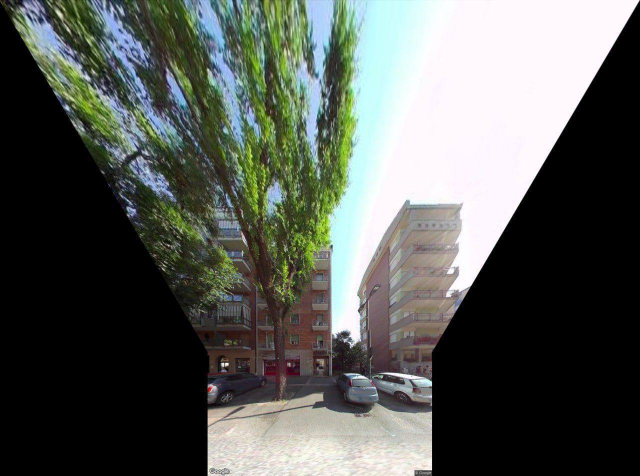
#> input picture examples/0_input.jpg, 1280 x 951 px (shown at 1/2 size)
$ python step3_calculate.py examples/0_input.jpg examples/1_cleaned.png examples/1_cleaned.png out.png
#> lines starting #> are read from the running program, lines starting #| are printed output that depends on the picture; after the words box and inside, x2 and y2 are one past the last pixel; in counts of white or black regions, pixels touching at a corner belong together
"""
Step 3: Calculate window-to-facade area ratio from the masks.
Uses the difference between original and windows-mask to detect red overlay,
and uses blue-channel dominance for facade detection.
"""
import sys
import numpy as np
from PIL import Image, ImageDraw, ImageFont


def calculate_ratio(cleaned_path: str, windows_mask_path: str, facade_mask_path: str, output_dir: str = "."):
    """Calculate window-to-facade ratio from masks."""
#> called with cleaned_path = 'examples/0_input.jpg', windows_mask_path = 'examples/1_cleaned.png', facade_mask_path = 'examples/1_cleaned.png', output_dir = 'out.png'

    orig = np.array(Image.open(cleaned_path).convert("RGB"))
#> orig is the input picture: shape (951, 1280, 3); mean R, G, B 87.7, 91.6, 86.6
    windows_img = np.array(Image.open(windows_mask_path).convert("RGB")).astype(int)
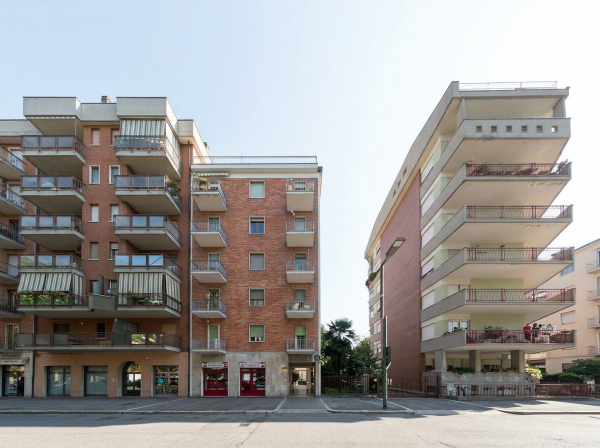
#> input picture examples/1_cleaned.png, 1200 x 896 px (shown at 1/2 size)
    facade_img = np.array(Image.open(facade_mask_path).convert("RGB")).astype(int)

    # ── Detect window pixels ────────────────────────────────
    # Red-dominant non-black pixels on the windows mask
    window_mask = (
        (windows_img[:, :, 0] > 80) &                          # Red channel significant
        (windows_img[:, :, 0] > windows_img[:, :, 1] + 30) &   # Red > Green
        (windows_img[:, :, 0] > windows_img[:, :, 2] + 30)     # Red > Blue
    )
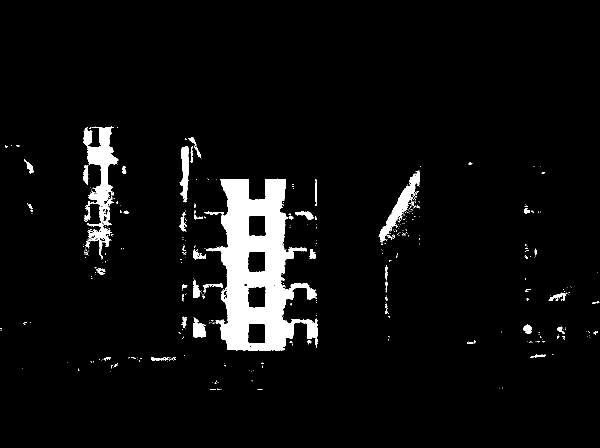
#> window_mask: shape (896, 1200) bool (shown at 1/2 size); 5.1% white; 403 white regions (350 under 20 px), largest, box (x1, y1, x2, y2) and area: (408, 357, 635, 702) 37161, (167, 253, 237, 518) 7042, (757, 341, 840, 485) 2626
    window_pixels = int(np.sum(window_mask))
#> window_pixels = 54620

    # ── Detect facade pixels ────────────────────────────────
    # Blue-dominant non-black pixels on the facade mask (Gemini uses various blue shades)
    facade_mask = (
        (facade_img[:, :, 2] > 60) &                           # Blue channel significant
        (facade_img[:, :, 2] > facade_img[:, :, 0] + 15) &     # Blue > Red
        # Allow cyan/light blue (G can be close to B)
        ((facade_img[:, :, 2] > facade_img[:, :, 1]) |
         (facade_img[:, :, 1] > 60))                            # Or green is also bright (cyan)
    )
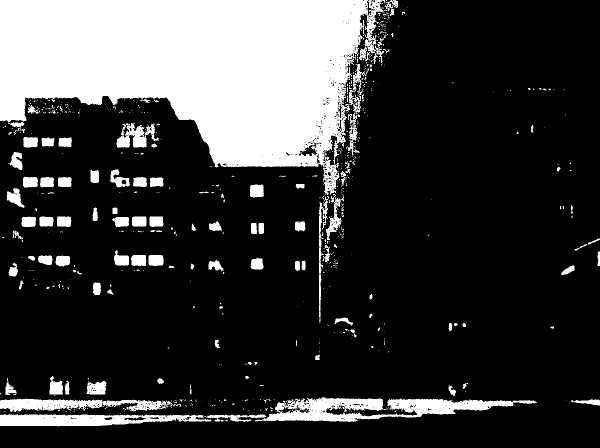
#> facade_mask: shape (896, 1200) bool (shown at 1/2 size); 22.6% white; 815 white regions (688 under 20 px), largest, box (x1, y1, x2, y2) and area: (0, 0, 771, 391) 184109, (510, 794, 1074, 844) 13127, (0, 828, 423, 853) 7170
    # Exclude any reddish pixels (shouldn't be in facade mask but just in case)
    facade_mask = facade_mask & ~(windows_img[:, :, 0] > 150)
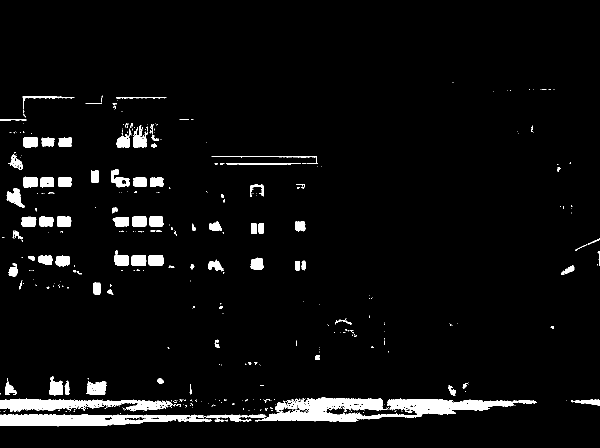
#> facade_mask: shape (896, 1200) bool (shown at 1/2 size); 4.7% white; 428 white regions (334 under 20 px), largest, box (x1, y1, x2, y2) and area: (510, 794, 1074, 844) 12930, (0, 828, 423, 853) 7170, (0, 797, 344, 824) 5288
    facade_pixels = int(np.sum(facade_mask))
#> facade_pixels = 50111

    total_pixels = orig.shape[0] * orig.shape[1]
#> total_pixels = 1217280

    # ── Print results ───────────────────────────────────────
    print(f"\n{'='*50}")
    print(f"  BUILDING ANALYSIS RESULTS")
    print(f"{'='*50}")
    print(f"  Image size:      {orig.shape[1]} x {orig.shape[0]}")
#|   Image size:      1280 x 951
    print(f"  Total pixels:    {total_pixels:>12,}")
#|   Total pixels:       1,217,280
    print(f"  Facade pixels:   {facade_pixels:>12,} ({facade_pixels/total_pixels:.1%} of image)")
#|   Facade pixels:         50,111 (4.1% of image)
    print(f"  Window pixels:   {window_pixels:>12,} ({window_pixels/total_pixels:.1%} of image)")
#|   Window pixels:         54,620 (4.5% of image)
    print(f"{'='*50}")

    if facade_pixels > 0:
        ratio = window_pixels / facade_pixels
#> ratio = 1.09
        wall_pixels = facade_pixels - window_pixels
#> wall_pixels = -4509
        print(f"  WINDOW / FACADE: {ratio:.1%}")
#|   WINDOW / FACADE: 109.0%
        print(f"  WALL / FACADE:   {1-ratio:.1%}")
#|   WALL / FACADE:   -9.0%
        print(f"{'='*50}")
        print(f"  Window area ≈ {ratio*100:.1f}% of facade")
#|   Window area ≈ 109.0% of facade
        print(f"  Opaque wall  ≈ {(1-ratio)*100:.1f}% of facade")
#|   Opaque wall  ≈ -9.0% of facade
    else:
        ratio = 0
        print("  ERROR: Could not detect facade")

    # ── Create visualization ────────────────────────────────
    vis = np.array(Image.open(cleaned_path).convert("RGB")).copy()

    # Blue tint for facade
#> (the run stopped early here; a loop or call above may not have finished)
